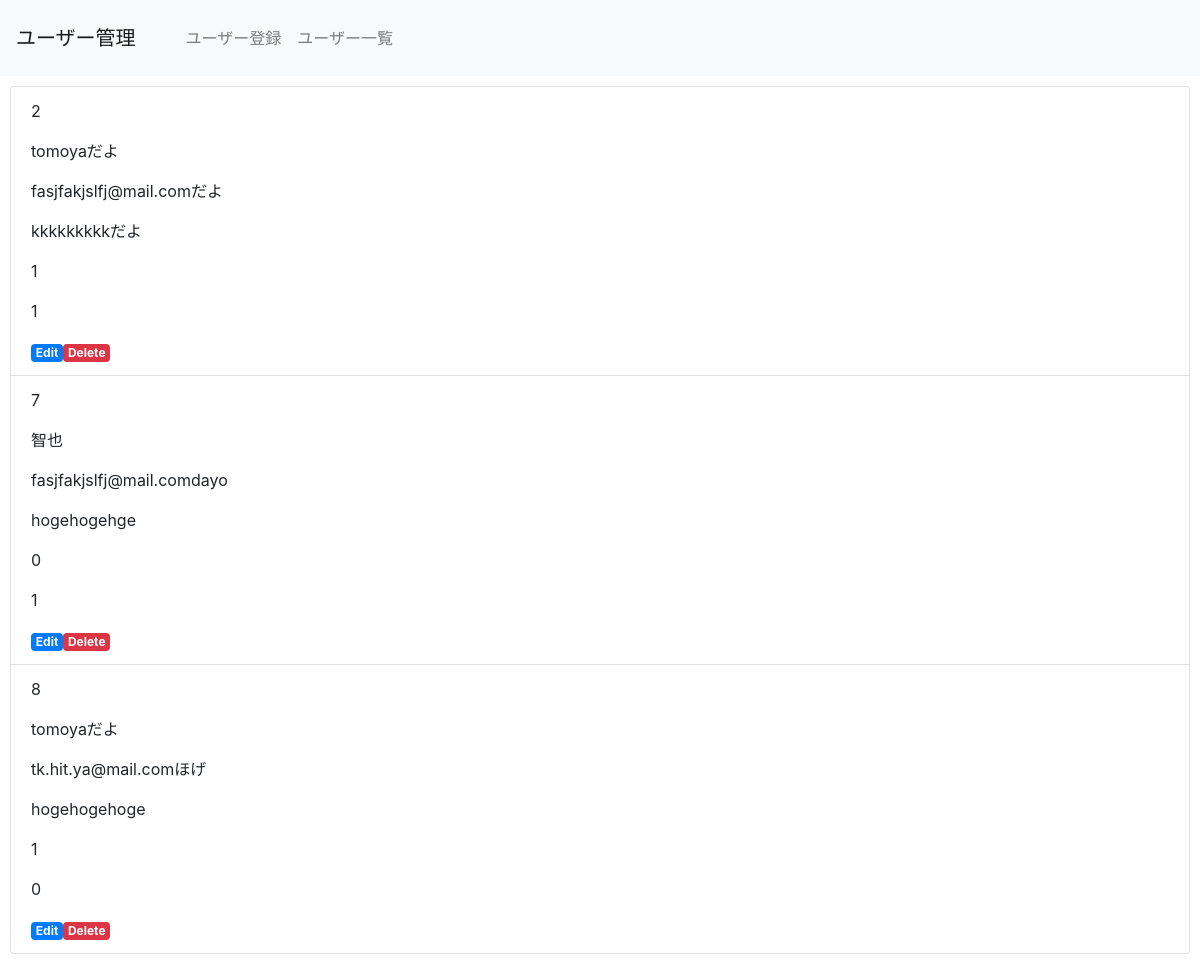
Screenshot of /user_select.php with the database file from the repository.
### tables this page shows
CREATE TABLE `user_table` (
  `id` int(12) NOT NULL,
  `name` varchar(64) NOT NULL,
  `lid` varchar(128) NOT NULL,
  `lpw` varchar(64) NOT NULL,
  `kanri_flg` int(1) NOT NULL,
  `life_flg` int(1) NOT NULL
);

### user_select.php (the view, shortened to what this page needs)
<?php
$pdo = db_conn();
$sql = 'SELECT * FROM user_table ORDER BY id ASC';
$stmt = $pdo->prepare($sql);
$status = $stmt->execute();
$view='';
if ($status==false) {
    $error = $stmt->errorInfo();
    exit('sqlError:'.$error[2]);
} else {
    while ($result = $stmt->fetch(PDO::FETCH_ASSOC)) {
        $view .= '<li class="list-group-item">';
        $view .= '<p>'.$result['id'].'</p>';
        $view .= '<p>'.$result['name'].'</p>';
        $view .= '<p>'.$result['lid'].'</p>';
        $view .= '<p>'.$result['lpw'].'</p>';
        $view .= '<p>'.$result['kanri_flg'].'</p>';
        $view .= '<p>'.$result['life_flg'].'</p>';
        $view .= '<a href="user_detail.php?id='.$result[id].'" class="badge badge-primary">Edit</a>';
        $view .= '<a href="user_delete.php?id='.$result[id].'" class="badge badge-danger">Delete</a>';
        $view .= '<?li>';
    }
}
?>
<!DOCTYPE html>
<html lang="ja">
<head>
    <link rel="stylesheet" href="https://stackpath.bootstrapcdn.com/bootstrap/4.2.1/css/bootstrap.min.css">
</head>
<body>
    <header>
        <nav class="navbar navbar-expand-lg navbar-light bg-light">
            <a class="navbar-brand" href="#">ユーザー管理</a>
            <div class="collapse navbar-collapse" id="navbarNav">
                <ul class="navbar-nav">
                    <li class="nav-item">
                        <a class="nav-link" href="user_index.php"></a>
                    </li>
                    <li class="nav-item">
                        <a class="nav-link" href="user_index.php">ユーザー登録</a>
                    </li>
                    <li class="nav-item">
                        <a class="nav-link" href="user_select.php">ユーザー一覧</a>
                    </li>
                </ul>
            </div>
        </nav>
    </header>
    <div>
        <ul class="list-group">
            <?=$view?>
        </ul>
    </div>
</body>
</html>

### user_select.php (style rules this page uses)
div { padding: 10px; font-size: 16px; }

### rows the page displays
user_table: id "2", name "tomoyaだよ", lid "fasjfakjslfj@mail.comだよ", lpw "kkkkkkkkkだよ", kanri_flg "1", life_flg "1"
user_table: id "7", name "智也", lid "fasjfakjslfj@mail.comdayo", lpw "hogehogehge", kanri_flg "0", life_flg "1"
user_table: id "8", name "tomoyaだよ", lid "tk.hit.ya@mail.comほげ", lpw "hogehogehoge", kanri_flg "1", life_flg "0"
